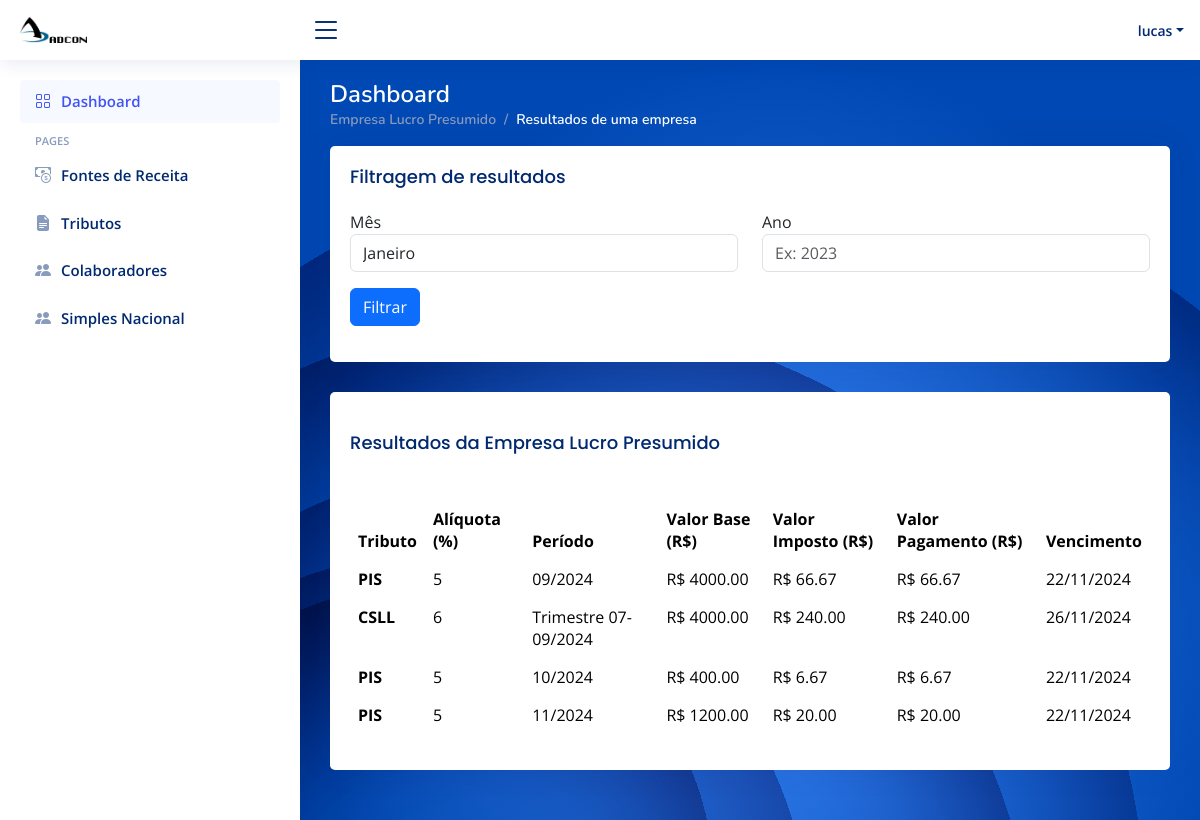
/resultados_empresa/6 (signed in), run on the app's committed database.
### app/models.py (models this page shows)
class Empresa(models.Model):
    id_empresa = models.AutoField(primary_key=True)
    nome = models.CharField(max_length=100, blank=True, null=True)
    responsaveis = models.CharField(max_length=100, blank=True, null=True)
    atividade = models.CharField(max_length=100, blank=True, null=True)
    cnpj_federal = models.ForeignKey(Federal, on_delete=models.CASCADE)
    ie_estadual = models.ForeignKey(Estadual, on_delete=models.CASCADE)
    ccm_municipal = models.ForeignKey(Municipal, on_delete=models.CASCADE)
    regime_apuracao = models.CharField(max_length=100, blank=True, null=True)

class Tributo(models.Model):
    id_tributo = models.AutoField(primary_key=True)
    nome = models.CharField(max_length=100, blank=True, null=True)
    envio_email = models.DateField(blank=True, null=True)
    confirmacao_email = models.DateField(blank=True, null=True)
    aliquota = models.IntegerField(null=True, blank=True)
    regime = models.CharField(max_length=100, null=True, blank=True)
    id_data_vencimento_vencimento = models.ForeignKey(Vencimento, on_delete=models.CASCADE)
    id_fonte_receita_fonte_receita = models.ForeignKey(FonteReceita, on_delete=models.CASCADE)

class Vencimento(models.Model):
    id_data_vencimento = models.AutoField(primary_key=True)
    dia = models.DateField(blank=True, null=True)
    periodo_pagamento = models.CharField(max_length=100, blank=True, null=True)

### app/views.py (the view)
# urls.py: path('resultados_empresa/<int:empresa_id>', views.resultados_empresa, name='resultados_empresa'),
@login_required(login_url='/')
def resultados_empresa(request, empresa_id):
    empresa = get_object_or_404(Empresa, id_empresa=empresa_id)
    mes = request.GET.get('mes')
    ano = request.GET.get('ano')
    print(mes)
    print(ano)
    resultados_das = {}
    resultados_lucroPresumido = []
    resultados_lucroReal = []
    if empresa.regime_apuracao == "Simples Nacional":
        resultados_das = calcular_das_anual(empresa_id)
    if empresa.regime_apuracao == "Lucro Presumido":
        resultados_lucroPresumido = calcular_lucro_presumido_empresa(empresa_id, mes, ano)
    if empresa.regime_apuracao == "Lucro Real":
        resultados_lucroReal = calcular_lucro_real_empresa(empresa_id, mes, ano)
    return render(request, 'frontend/resultados_empresa.html', {
        'empresa': empresa,
        'resultados_das': resultados_das,
        'resultados_lucroPresumido': resultados_lucroPresumido,
        'resultados_lucroReal': resultados_lucroReal,
        'mes': mes,
        'ano': ano,
    })

### app/views.py (called while the page is built)
def calcular_valor_imposto(base_calculo, aliquota, regime):
    if regime == 'mensal':
        return base_calculo * aliquota / 3  # Exemplo para dividir por 3 para regime mensal
    elif regime == 'trimestral':
        return base_calculo * aliquota  # Trimestral já considera o valor cheio
    return 0

def obter_percentual_lucro_presumido(area_atuacao):
    percentual_por_area = {
        'comercio': 0.08,
        'industria': 0.08,
        'prestacao_servicos': 0.32,
        'transporte_de_carga': 0.16,
        'serviços_medicos': 0.016,
        'atividades_hospitalares': 0.016,
    }
    return percentual_por_area.get(area_atuacao, 0.08)  # Default para evitar erro

### app/templates/frontend/resultados_empresa.html (shortened to what this page needs)
<html lang="en">
{% load static %}
<head>
  <link href="{% static "vendor/bootstrap/css/bootstrap.min.css" %}" rel="stylesheet">
  <link href="{% static "vendor/bootstrap-icons/bootstrap-icons.css" %}" rel="stylesheet">
  <link href="{% static "vendor/boxicons/css/boxicons.min.css" %}" rel="stylesheet">
  <link href="{% static "vendor/quill/quill.snow.css" %}" rel="stylesheet">
  <link href="{% static "vendor/quill/quill.bubble.css" %}" rel="stylesheet">
  <link href="{% static "vendor/remixicon/remixicon.css" %}" rel="stylesheet">
  <link href="{% static "vendor/simple-datatables/style.css" %}" rel="stylesheet">
  <link href="{% static "css/style.css" %}" rel="stylesheet">
</head>
<body>
  <header id="header" class="header fixed-top d-flex align-items-center">
    <div class="d-flex align-items-center justify-content-between">
      <a href="{% url 'index' %}" class="logo d-flex align-items-center">
        <img src="{% static "img/logo.png" %}" alt="">
      </a>
      <i class="bi bi-list toggle-sidebar-btn"></i>
    </div>
    <nav class="header-nav ms-auto">
      <ul class="d-flex align-items-center">
        <li class="nav-item dropdown pe-3">
          <a class="nav-link nav-profile d-flex align-items-center pe-0" href="#" data-bs-toggle="dropdown">
            <span class="d-none d-md-block dropdown-toggle ps-2">{{user.username}}</span>
          </a>
        </li>
      </ul>
    </nav>
  </header>
  <aside id="sidebar" class="sidebar">
    <ul class="sidebar-nav" id="sidebar-nav">
      <li class="nav-item">
        <a class="nav-link " href="index">
          <i class="bi bi-grid"></i>
          <span>Dashboard</span>
        </a>
      </li>
      <li class="nav-heading">Pages</li>
      <li class="nav-item">
        <a class="nav-link collapsed" href="{% url 'fontes_receitas' %}">
          <i class="bi bi-cash-coin"></i>
          <span>Fontes de Receita</span>
        </a>
      </li>
      <li class="nav-item">
        <a class="nav-link collapsed" href="{% url 'tributos' %}">
          <i class="bi bi-file-earmark-text-fill"></i>
          <span>Tributos</span>
        </a>
      </li>
      <li class="nav-item">
        <a class="nav-link collapsed" href="{% url 'colaboradores' %}">
          <i class="bi bi-people-fill"></i>
          <span>Colaboradores</span>
        </a>
      </li>
      <li class="nav-item">
        <a class="nav-link collapsed" href="{% url 'simplesNacional' %}">
          <i class="bi bi-people-fill"></i>
          <span>Simples Nacional</span>
        </a>
      </li>
    </ul>
  </aside>
  <main id="main" class="main" style="background-image: url('{% static "img/graphic-side.svg" %}')">
    <div class="pagetitle">
      <h1 class="text-white">Dashboard</h1>
      <nav>
        <ol class="breadcrumb">
          <li class="breadcrumb-item"><a href="{% url 'exibirempresas' empresa_id=empresa.id_empresa %}">{{empresa.nome}}</a></li>
          <li class="breadcrumb-item active text-white">Resultados de uma empresa</li>
        </ol>
      </nav>
    </div>
    <section class="section dashboard">
      {% if empresa.regime_apuracao != 'Simples Nacional' %}
      <div class="row">
          <div class="col-12">
            <div class="card">
              <div class="card-body">
                <h5 class="card-title">Filtragem de resultados</h5>
                <form action="{% url 'resultados_empresa' empresa_id=empresa.id_empresa %}" method="GET"> {% csrf_token %}
                  <div class="row">
                    <div class="col-md-6">
                      <div class="form-group">
                        <label for="mes">Mês</label>
                        <select class="form-control" id="mes" name="mes" required>
                          <option value="1">Janeiro</option>
                        </select>
                      </div>
                    </div>
                    <div class="col-md-6">
                      <div class="form-group">
                        <label for="ano">Ano</label>
                        <input class="form-control" type="number" name="ano" id="ano" placeholder="Ex: 2023" value="{{ ano }}">
                      </div>
                    </div>
                  </div>
                  <div class="row my-3">
                    <div class="col-12">
                      <button type="submit" class="btn btn-primary" id="filtrar">Filtrar</button>
                    </div>
                  </div>
                </form>
              </div>
            </div>
          </div>
        </div>
        {% endif %}
            <div class="col-12">
                <div class="card">
                    <div class="card-body">
                      <h5 class="card-title" style="display: flex; justify-content: space-between;">
                        <span><h5 class="card-title">Resultados da {{empresa.nome}}</h5></span>
                    </h5>
                      {% if empresa.regime_apuracao == 'Lucro Presumido' %}
                          <table class="table table-borderless datatable">
                            <thead>
                                <tr>
                                    <th scope="col">Tributo</th>
                                    <th scope="col">Alíquota (%)</th>
                                    <th scope="col">Período</th>
                                    <th scope="col">Valor Base (R$)</th>
                                    <th scope="col">Valor Imposto (R$)</th>
                                    <th scope="col">Valor Pagamento (R$)</th>
                                    <th scope="col">Vencimento</th>
                                </tr>
                            </thead>
                            <tbody>
                                {% for resultado in resultados_lucroPresumido %}
                                <tr>
                                    <th scope="row">{{ resultado.imposto }}</th>
                                    <td>{{ resultado.aliquota }}</td>
                                    <td>
                                        {% if resultado.regime == 'mensal' %}
                                            {{ resultado.mes_ano }}
                                        {% elif resultado.regime == 'trimestral' %}
                                            Trimestre {{ resultado.trimestre_ano }}
                                        {% endif %}
                                    </td>
                                    <td>R$ {{ resultado.base_calculo|floatformat:2 }}</td>
                                    <td>R$ {{ resultado.valor_imposto|floatformat:2 }}</td>
                                    <td>R$ {{ resultado.valor_pagamento|floatformat:2 }}</td>
                                    <td>{{ resultado.vencimento|date:"d/m/Y" }}</td>
                                </tr>
                                {% endfor %}
                            </tbody>
                        </table>
                        {% endif %}
            </div>
          </div>
        </div>
    </section>
  </main>
</body>
</html>

### app/static/css/style.css (style rules this page uses)
:root { scroll-behavior: smooth; }
body { font-family: "Open Sans", sans-serif; background: #f6f9ff; color: #444444; }
a { color: #4154f1; text-decoration: none; }
h1, h2, h3, h4, h5, h6 { font-family: "Nunito", sans-serif; }
#main { margin-top: 60px; padding: 20px 30px; transition: all 0.3s; }
.pagetitle { margin-bottom: 10px; }
.pagetitle h1 { font-size: 24px; margin-bottom: 0; font-weight: 600; color: #012970; }
.card { margin-bottom: 30px; border: none; border-radius: 5px; box-shadow: 0px 0 30px rgba(1, 41, 112, 0.1); }
.card-title { padding: 20px 0 15px 0; font-size: 18px; font-weight: 500; color: #012970; font-family: "Poppins", sans-serif; }
.card-title span { color: #899bbd; font-size: 14px; font-weight: 400; }
.card-body { padding: 0 20px 20px 20px; }
.breadcrumb { font-size: 14px; font-family: "Nunito", sans-serif; color: #899bbd; font-weight: 600; }
.breadcrumb a { color: #899bbd; transition: 0.3s; }
.breadcrumb .breadcrumb-item::before { color: #899bbd; }
.breadcrumb .active { color: #51678f; font-weight: 600; }
.logo { line-height: 1; }
@media (min-width: 1200px) { .logo { width: 280px; } }
.logo img { max-height: 26px; margin-right: 6px; }
.header { transition: all 0.5s; z-index: 997; height: 60px; box-shadow: 0px 2px 20px rgba(1, 41, 112, 0.1); background-color: #fff; padding-left: 20px; }
.header .toggle-sidebar-btn { font-size: 32px; padding-left: 10px; cursor: pointer; color: #012970; }
.header-nav ul { list-style: none; }
.header-nav>ul { margin: 0; padding: 0; }
.header-nav .nav-profile { color: #012970; }
.header-nav .nav-profile span { font-size: 14px; font-weight: 600; }
.sidebar { position: fixed; top: 60px; left: 0; bottom: 0; width: 300px; z-index: 996; transition: all 0.3s; padding: 20px; overflow-y: auto; scrollbar-width: thin; scrollbar-color: #aab7cf transparent; box-shadow: 0px 0px 20px rgba(1, 41, 112, 0.1); background-color: #fff; }
@media (min-width: 1200px) { #main, #footer { margin-left: 300px; } }
.sidebar-nav { padding: 0; margin: 0; list-style: none; }
.sidebar-nav li { padding: 0; margin: 0; list-style: none; }
.sidebar-nav .nav-item { margin-bottom: 5px; }
.sidebar-nav .nav-heading { font-size: 11px; text-transform: uppercase; color: #899bbd; font-weight: 600; margin: 10px 0 5px 15px; }
.sidebar-nav .nav-link { display: flex; align-items: center; font-size: 15px; font-weight: 600; color: #4154f1; transition: 0.3; background: #f6f9ff; padding: 10px 15px; border-radius: 4px; }
.sidebar-nav .nav-link i { font-size: 16px; margin-right: 10px; color: #4154f1; }
.sidebar-nav .nav-link.collapsed { color: #012970; background: #fff; }
.sidebar-nav .nav-link.collapsed i { color: #899bbd; }

### data on the page
Empresa: nome "Empresa Lucro Presumido"
Tributo: imposto "PIS" "PIS" "PIS"
Vencimento: vencimento "22/11/2024" "22/11/2024" "22/11/2024"
Tributo: imposto "CSLL"
Vencimento: vencimento "26/11/2024"

### other printed values
{{ user.username }} "lucas"
{{ resultado.aliquota }} "5" "6" "5" "5"
{{ resultado.mes_ano }} "09/2024" "10/2024" "11/2024"
{{ resultado.base_calculo|floatformat:2 }} "4000.00" "4000.00" "400.00" "1200.00"
{{ resultado.valor_imposto|floatformat:2 }} "66.67" "240.00" "6.67" "20.00"
{{ resultado.valor_pagamento|floatformat:2 }} "66.67" "240.00" "6.67" "20.00"
{{ resultado.trimestre_ano }} "07-09/2024"
